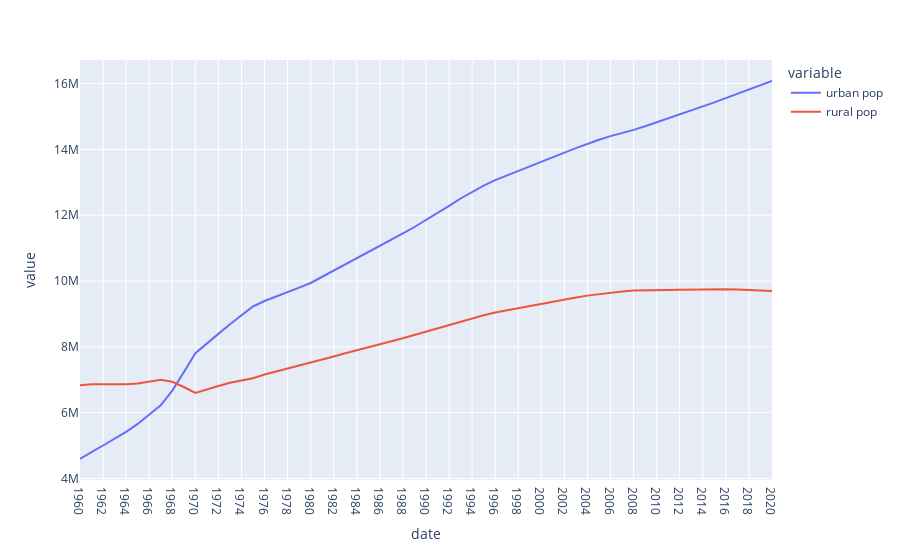

Notebook code cell kept with this figure:
### Code cell
# plotting North Korea urban population total vs rural population total from 1960-2020

fig = px.line(prk_pop_urban_rural, x=prk_pop_urban_rural.index, y=['urban pop', 'rural pop'])
fig['layout']['xaxis']['autorange'] = "reversed"
fig.show()
